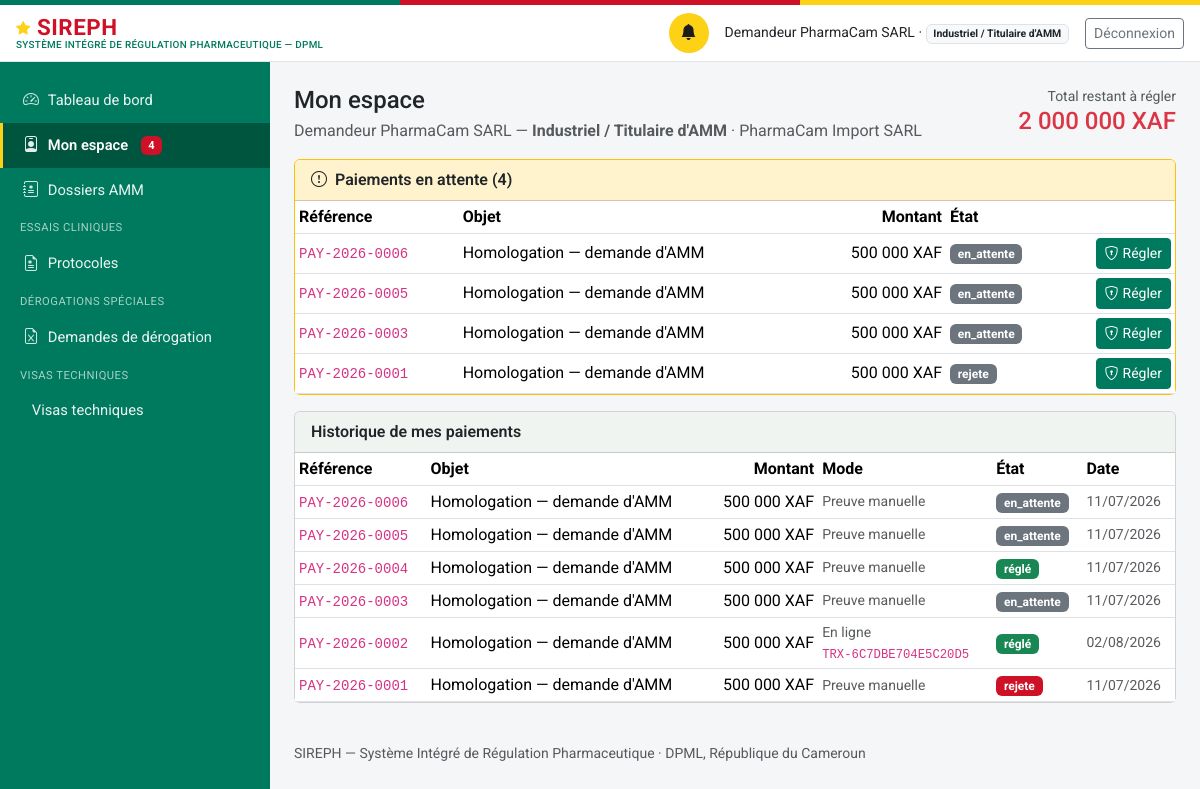
The app's page /mon-espace (signed in), older data.
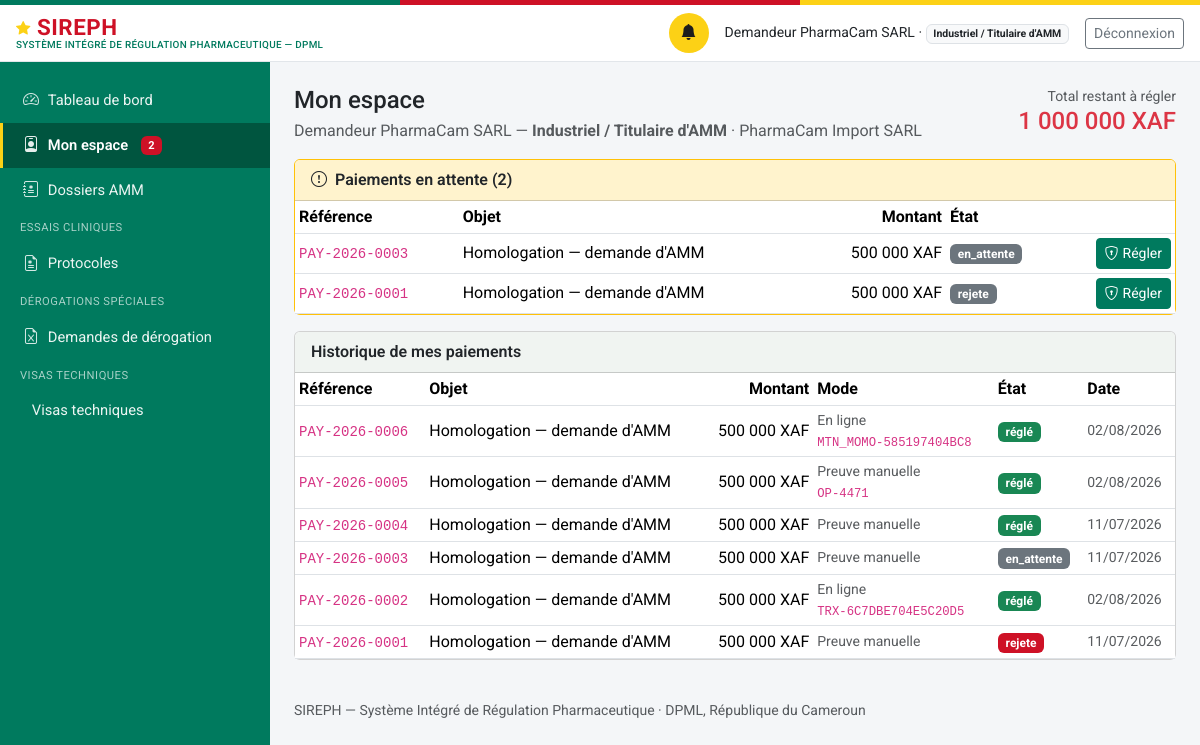
The same page, newer data.
### models.py (models this page shows, shortened)
class Personne(db.Model):
    id = db.Column(db.Integer, primary_key=True)
    nom_complet = db.Column(db.String(200), nullable=False)
    email = db.Column(db.String(150), unique=True, nullable=False)  # identifiant de connexion
    password_hash = db.Column(db.String(255), nullable=False)
    role_systeme = db.Column(db.String(50), nullable=False)
    etablissement_rattachement_id = db.Column(db.Integer, db.ForeignKey("etablissement.id"), nullable=True)
    contact = db.Column(db.String(200))
    statut_compte = db.Column(db.String(20), nullable=False, default="actif")
    date_creation = db.Column(db.DateTime, default=datetime.utcnow)
    etablissement = db.relationship("Etablissement", foreign_keys=[etablissement_rattachement_id])
    @property
    def role_label(self):
        from permissions import ROLES
        return ROLES.get(self.role_systeme, self.role_systeme)
    @property
    def est_externe(self):
        from permissions import est_externe
        return est_externe(self.role_systeme)

class Etablissement(db.Model):
    id = db.Column(db.Integer, primary_key=True)
    raison_sociale = db.Column(db.String(255), nullable=False)
    type = db.Column(db.String(40), nullable=False)
    adresse = db.Column(db.String(500))
    latitude = db.Column(db.Float, nullable=True)   # géolocalisation — exploité par le futur module RI
    longitude = db.Column(db.Float, nullable=True)
    statut_licence = db.Column(db.String(20), nullable=False, default="en_instruction")
    date_expiration_licence = db.Column(db.Date, nullable=True)
    pharmacien_responsable_id = db.Column(db.Integer, db.ForeignKey("personne.id"), nullable=True)
    categorie_activite = db.Column(db.String(30), nullable=True)
    pharmacien_responsable = db.relationship("Personne", foreign_keys=[pharmacien_responsable_id])

class Paiement(db.Model):
    id = db.Column(db.Integer, primary_key=True)
    numero = db.Column(db.String(30), unique=True, nullable=False)  # PAY-{annee}-{seq4}
    entite_type = db.Column(db.String(60), nullable=False, index=True)
    entite_id = db.Column(db.Integer, nullable=False, index=True)
    montant = db.Column(db.Integer, nullable=False)  # en XAF (entier, pas de sous-unité)
    devise = db.Column(db.String(5), nullable=False, default="XAF")
    statut = db.Column(db.String(20), nullable=False, default="en_attente")
    piece_jointe_id = db.Column(db.Integer, db.ForeignKey("piece_jointe.id"), nullable=True)
    motif_rejet = db.Column(db.Text, nullable=True)
    date_creation = db.Column(db.DateTime, default=datetime.utcnow)
    date_confirmation = db.Column(db.DateTime, nullable=True)
    confirme_par_id = db.Column(db.Integer, db.ForeignKey("personne.id"), nullable=True)
    mode = db.Column(db.String(20), nullable=False, default="preuve_manuelle")
    fournisseur = db.Column(db.String(30), nullable=True)   # mtn_momo | orange_money | carte
    reference_marchande = db.Column(db.String(64), unique=True, nullable=True)  # clé d'idempotence
    reference_transaction = db.Column(db.String(80), nullable=True)   # identifiant prestataire
    date_initiation = db.Column(db.DateTime, nullable=True)
    date_expiration = db.Column(db.DateTime, nullable=True)
    signature_notification = db.Column(db.String(120), nullable=True)  # HMAC vérifié du callback
    detail_echec = db.Column(db.Text, nullable=True)
    piece_jointe = db.relationship("PieceJointe", foreign_keys=[piece_jointe_id])
    confirme_par = db.relationship("Personne", foreign_keys=[confirme_par_id])

### routes_profils.py (the view)
@bp.route("/mon-espace")
@login_required
def mon_espace():
    u = current_user()
    if not u.est_externe:
        return redirect(url_for("dashboard"))
    paiements = svc_paiement.paiements_du_redevable(u)
    a_regler = [p for p in paiements if p.statut in ("en_attente", "initie", "rejete",
                                                     "echoue", "expire")]
    total_du = sum(p.montant for p in a_regler)
    return render_template(
        "profils/mon_espace.html", u=u, paiements=paiements, a_regler=a_regler,
        total_du=total_du, libelle_objet=svc_paiement.LIBELLE_OBJET,
        profils=ROLES_EXTERNES)

### auth.py (called while the page is built)
def current_user():
    uid = session.get("user_id")
    if not uid:
        return None
    return db.session.get(Personne, uid)

def login_required(view):
    @wraps(view)
    def wrapped(*a, **kw):
        if not current_user():
            return redirect(url_for("login", next=request.path))
        return view(*a, **kw)
    return wrapped

### paiements.py (called while the page is built, shortened)
def _demandeur(paiement):
    if paiement.entite_type == "DossierAMM":
        d = DossierAMM.query.get(paiement.entite_id)
        return d.demandeur if d else None
    if paiement.entite_type == "DemandeLicence":
        demande = DemandeLicence.query.get(paiement.entite_id)
        if not demande:
            return None
        return Personne.query.filter_by(
            etablissement_rattachement_id=demande.etablissement_id, role_systeme="demandeur_externe").first()

def paiements_du_redevable(personne):
    resultat = []
    for p in Paiement.query.order_by(Paiement.date_creation.desc()).all():
        d = _demandeur(p)
        if d and d.id == personne.id:
            resultat.append(p)
    return resultat

### permissions.py (called while the page is built)
def est_externe(role):
    return role in ROLES_EXTERNES

### templates/profils/mon_espace.html (shortened to what this page needs)
{% extends "base.html" %}
{% block content %}
<div class="d-flex justify-content-between align-items-start flex-wrap gap-2 mb-3">
  <div>
    <h1 class="h4 mb-1">Mon espace</h1>
    <p class="text-muted mb-0">
      {{ u.nom_complet }} — <strong>{{ u.role_label }}</strong>
      {% if u.etablissement %} · {{ u.etablissement.raison_sociale }}{% endif %}
    </p>
  </div>
  {% if total_du %}
  <div class="text-end">
    <div class="text-muted small">Total restant à régler</div>
    <div class="h4 mb-0 text-danger">
      {{ "{:,}".format(total_du).replace(',', ' ') }} XAF</div>
  </div>
  {% endif %}
</div>
{% if a_regler %}
<div class="card mb-3 border-warning">
  <div class="card-header bg-warning-subtle">
    <i class="bi bi-exclamation-circle me-1"></i>
    Paiements en attente ({{ a_regler|length }})
  </div>
  <div class="table-responsive">
    <table class="table table-sm mb-0 align-middle">
      <thead><tr>
        <th>Référence</th><th>Objet</th><th class="text-end">Montant</th>
        <th>État</th><th></th>
      </tr></thead>
      <tbody>
      {% for p in a_regler %}
        <tr>
          <td><code>{{ p.numero }}</code></td>
          <td>{{ libelle_objet.get(p.entite_type, p.entite_type) }}</td>
          <td class="text-end">{{ "{:,}".format(p.montant).replace(',', ' ') }} {{ p.devise }}</td>
          <td><span class="badge bg-secondary">{{ p.statut }}</span></td>
          <td class="text-end">
            <a class="btn btn-sm btn-primary"
               href="{{ url_for('paiement.payer', paiement_id=p.id) }}">
              <i class="bi bi-shield-lock me-1"></i>Régler</a>
          </td>
        </tr>
      {% endfor %}
      </tbody>
    </table>
  </div>
</div>
{% endif %}
<div class="card">
  <div class="card-header">Historique de mes paiements</div>
  {% if paiements %}
  <div class="table-responsive">
    <table class="table table-sm mb-0 align-middle">
      <thead><tr>
        <th>Référence</th><th>Objet</th><th class="text-end">Montant</th>
        <th>Mode</th><th>État</th><th>Date</th>
      </tr></thead>
      <tbody>
      {% for p in paiements %}
        <tr>
          <td><code>{{ p.numero }}</code></td>
          <td>{{ libelle_objet.get(p.entite_type, p.entite_type) }}</td>
          <td class="text-end">{{ "{:,}".format(p.montant).replace(',', ' ') }} {{ p.devise }}</td>
          <td class="small text-muted">
            {{ 'En ligne' if p.mode == 'en_ligne' else 'Preuve manuelle' }}
            {%- if p.reference_transaction %}<br><code class="small">{{ p.reference_transaction }}</code>{% endif %}
          </td>
          <td>
            {% if p.statut == 'confirme' %}
              <span class="badge bg-success">réglé</span>
            {% elif p.statut in ('echoue', 'rejete', 'expire') %}
              <span class="badge bg-danger">{{ p.statut }}</span>
            {% else %}
              <span class="badge bg-secondary">{{ p.statut }}</span>
            {% endif %}
          </td>
          <td class="small text-muted">
            {{ (p.date_confirmation or p.date_creation).strftime('%d/%m/%Y') }}</td>
        </tr>
      {% endfor %}
      </tbody>
    </table>
  </div>
  {% else %}
  <div class="card-body text-muted">Aucun paiement à ce jour.</div>
  {% endif %}
</div>
{% endblock %}

### templates/base.html (shortened to what this page needs)
<!doctype html>
<html lang="fr">
<head>
<link href="https://cdn.jsdelivr.net/npm/bootstrap@5.3.3/dist/css/bootstrap.min.css" rel="stylesheet">
<link href="https://cdn.jsdelivr.net/npm/bootstrap-icons@1.11.3/font/bootstrap-icons.css" rel="stylesheet">
<link href="{{ url_for('static', filename='css/style.css') }}" rel="stylesheet">
</head>
<body>
<div class="sireph-flagbar" aria-hidden="true"><span></span><span></span><span></span></div>
<header class="sireph-topbar">
  <div class="container-fluid px-3 py-2 d-flex align-items-center justify-content-between">
    <div class="d-flex align-items-center gap-2">
      <a class="sireph-brand" href="{{ current_user and url_for('dashboard') or url_for('login') }}">
        <i class="bi bi-star-fill"></i> SIREPH
        <small>Système Intégré de Régulation Pharmaceutique — DPML</small>
      </a>
    </div>
    {% if current_user %}
    <div class="d-flex align-items-center gap-3">
      <a href="{{ url_for('notifications_liste') }}" class="sireph-icon-btn" title="Notifications" aria-label="Notifications">
        <i class="bi bi-bell-fill"></i>
      </a>
      <span class="small d-none d-md-inline">{{ current_user.nom_complet }} ·
        <span class="badge bg-light text-dark border">{{ current_user.role_label }}</span></span>
      <a href="{{ url_for('logout') }}" class="btn btn-sm btn-outline-secondary">Déconnexion</a>
    </div>
    {% endif %}
  </div>
</header>
<div class="sireph-layout">
  {% if current_user %}
  <nav id="sireph-sidebar" class="offcanvas-lg offcanvas-start sireph-sidebar" tabindex="-1"
       aria-label="Navigation principale">
    <div class="offcanvas-body d-flex flex-column p-0">
      <ul class="nav nav-pills flex-column">
        <li class="nav-item">
          <a class="nav-link {{ 'active' if request.path == '/' }}" href="{{ url_for('dashboard') }}">
            <i class="bi bi-speedometer2"></i> Tableau de bord</a>
        </li>
        {% if current_user.est_externe %}
        <li class="nav-item">
          <a class="nav-link {{ 'active' if request.path == '/mon-espace' }}"
             href="{{ url_for('profils.mon_espace') }}">
            <i class="bi bi-person-badge"></i> Mon espace
            {%- if paiements_dus %}
            <span class="badge bg-danger ms-1">{{ paiements_dus }}</span>
            {%- endif %}
          </a>
        </li>
        {% endif %}
        {% if current_user.role_systeme != "demandeur_externe" or demandeur_a_amm %}
        <li class="nav-item">
          <a class="nav-link {{ 'active' if '/dossiers' in request.path }}" href="{{ url_for('dossiers_registre') }}">
            <i class="bi bi-journal-medical"></i> Dossiers AMM</a>
        </li>
        {% endif %}
        {% if current_user.role_systeme in ("administrateur_dpml", "agent_dros", "directeur_dpml") or (current_user.role_systeme == "demandeur_externe" and demandeur_a_ct) %}
        <div class="sireph-sidebar-section">Essais cliniques</div>
        <li class="nav-item">
          <a class="nav-link {{ 'active' if request.path == url_for('ct.registre') }}" href="{{ url_for('ct.registre') }}">
            <i class="bi bi-file-earmark-medical"></i> Protocoles</a>
        </li>
        {% endif %}
        {% if current_user.role_systeme in ("administrateur_dpml", "directeur_dpml") or (current_user.role_systeme == "demandeur_externe" and demandeur_a_derogations) %}
        <div class="sireph-sidebar-section">Dérogations spéciales</div>
        <li class="nav-item">
          <a class="nav-link {{ 'active' if request.path == url_for('derogation.registre') }}" href="{{ url_for('derogation.registre') }}">
            <i class="bi bi-file-earmark-excel"></i> Demandes de dérogation</a>
        </li>
        {% endif %}
        {% if current_user.role_systeme in ("administrateur_dpml", "directeur_dpml") or (current_user.role_systeme == "demandeur_externe" and demandeur_a_visas) %}
        <div class="sireph-sidebar-section">Visas techniques</div>
        <li class="nav-item">
          <a class="nav-link {{ 'active' if request.path == url_for('visas.registre') }}" href="{{ url_for('visas.registre') }}">
             Visas techniques</a>
        </li>
        {% endif %}
      </ul>
    </div>
  </nav>
  {% endif %}
  <main id="contenu-principal" class="sireph-content">
    {% block content %}{% endblock %}
    <footer class="text-muted small py-4 mt-3">
      SIREPH — Système Intégré de Régulation Pharmaceutique · DPML, République du Cameroun
    </footer>
  </main>
</div>
</body>
</html>

### static/css/style.css (style rules this page uses)
:root { --cm-green: #007a5e; --cm-green-dark: #00553f; --cm-red: #ce1126; --cm-yellow: #fcd116; }
body { background-color: #f4f6f8; font-family: "Roboto", -apple-system, BlinkMacSystemFont, "Segoe UI", Arial, sans-serif; }
.sireph-flagbar { height: 5px; display: flex; }
.sireph-flagbar span { flex: 1 1 0; }
.sireph-flagbar span:nth-child(1) { background-color: var(--cm-green); }
.sireph-flagbar span:nth-child(2) { background-color: var(--cm-red); }
.sireph-flagbar span:nth-child(3) { background-color: var(--cm-yellow); }
.sireph-topbar { background-color: #ffffff; border-bottom: 1px solid #e2e6ea; }
.sireph-brand { font-weight: 700; font-size: 1.4rem; color: var(--cm-red); letter-spacing: 0.5px; text-decoration: none; line-height: 1.1; }
.sireph-brand .bi-star-fill { color: var(--cm-yellow); font-size: 0.9rem; vertical-align: 2px; }
.sireph-brand small { display: block; font-size: 0.62rem; font-weight: 500; color: var(--cm-green); letter-spacing: 0.3px; text-transform: uppercase; }
.sireph-icon-btn { width: 40px; height: 40px; border-radius: 50%; display: inline-flex; align-items: center; justify-content: center; color: #1c1c1c; background-color: var(--cm-yellow); border: none; text-decoration: none; }
.sireph-layout { display: flex; align-items: stretch; min-height: calc(100vh - 63px); }
.sireph-sidebar { background-color: var(--cm-green) !important; width: 270px; flex-shrink: 0; padding: 1rem 0; }
.sireph-sidebar .nav-link { color: rgba(255, 255, 255, 0.92); padding: 0.65rem 1.25rem; border-left: 3px solid transparent; border-radius: 0; font-size: 0.92rem; display: flex; align-items: center; gap: 0.55rem; }
.sireph-sidebar .nav-link i { font-size: 1rem; opacity: 0.9; }
.sireph-sidebar .nav-link.active { background-color: var(--cm-green-dark); border-left-color: var(--cm-yellow); font-weight: 600; color: #fff; }
.sireph-sidebar .sireph-sidebar-section { color: rgba(255, 255, 255, 0.65); font-size: 0.7rem; text-transform: uppercase; letter-spacing: 0.5px; padding: 0.5rem 1.25rem 0.25rem; }
.sireph-content { flex: 1 1 auto; min-width: 0; padding: 1.5rem; }
.btn-primary { --bs-btn-bg: var(--cm-green); --bs-btn-border-color: var(--cm-green); --bs-btn-hover-bg: var(--cm-green-dark); --bs-btn-hover-border-color: var(--cm-green-dark); --bs-btn-active-bg: var(--cm-green-dark); }
.badge.bg-danger { background-color: var(--cm-red) !important; }
.card-header { background-color: #f0f4f1; font-weight: 600; }

Row changes from the older to the newer data that the page shows:
no longer on one of the page's lists (row edited): Paiement: numero "PAY-2026-0006", get "Homologation — demande d'AMM", montant "500 000", devise "XAF", statut "en_attente"
no longer on one of the page's lists (row edited): Paiement: numero "PAY-2026-0005", get "Homologation — demande d'AMM", montant "500 000", devise "XAF", statut "en_attente"
changed Paiement: mode "Preuve manuelle" → "En ligne"; reference_transaction (not shown) → "MTN_MOMO-585197404BC8"; date_confirmation "11/07/2026" → "02/08/2026"; statut "en_attente" → (not shown)
changed Paiement "PAY-2026-0005": reference_transaction (not shown) → "OP-4471"; date_confirmation "11/07/2026" → "02/08/2026"; statut "en_attente" → (not shown)
Text that changed along with them:
{{ paiements_dus }}: "4" → "2"
{{ "{:,}".format(total_du).replace(',', ' ') }}: "2 000 000" → "1 000 000"
{{ a_regler|length }}: "4" → "2"
